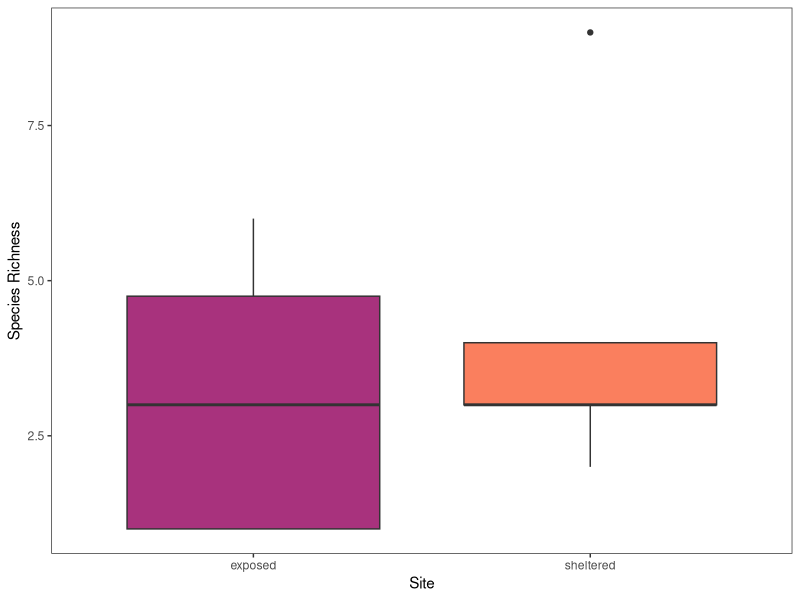
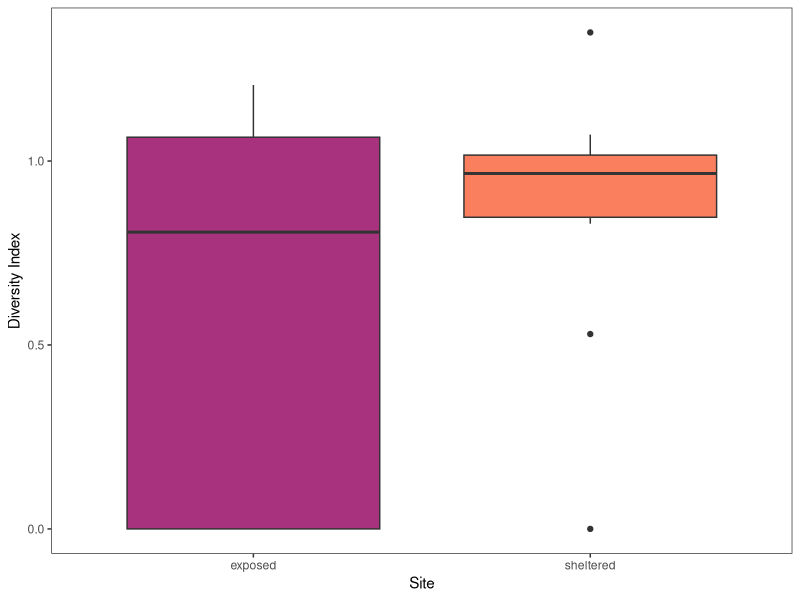
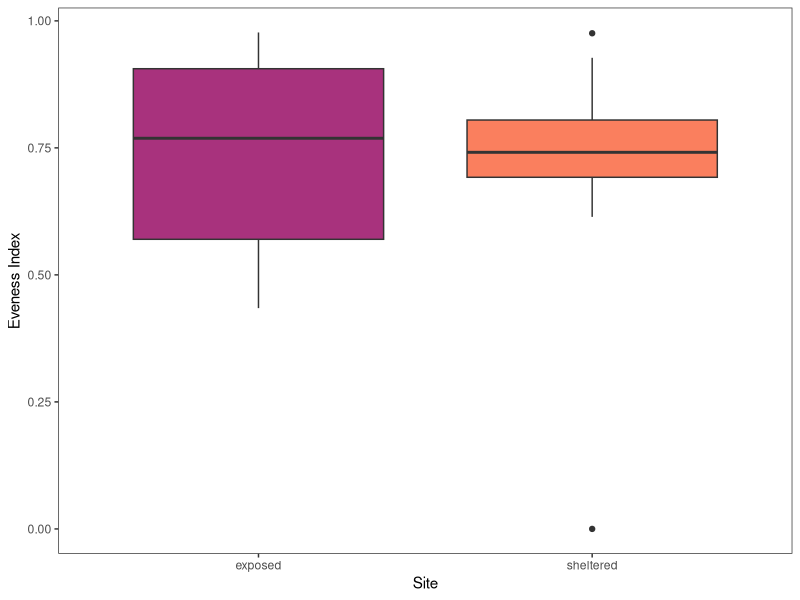
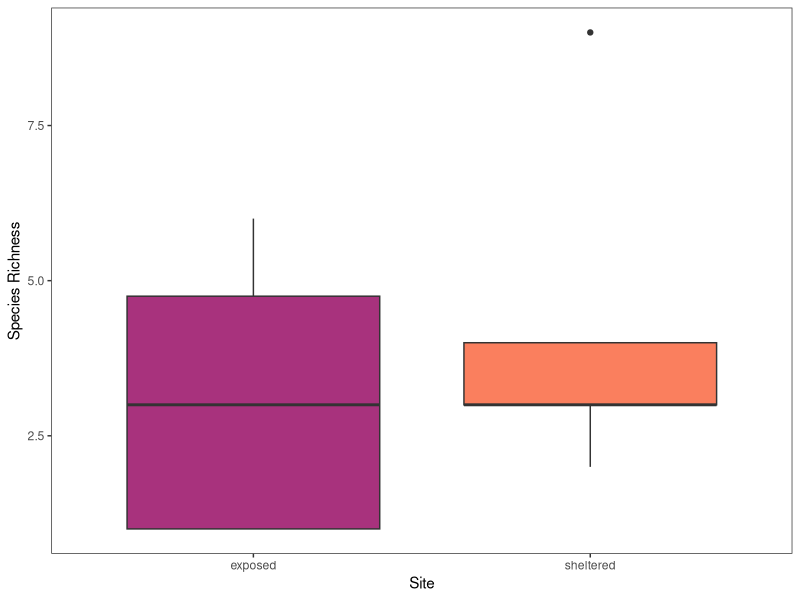

R code for these plots, in order:
## ---- chunk 1
library(vegan)
library(here)
library(scales)
library(viridis)
library(tidyverse)
## ---- chunk 2
data <- read.csv("data-entry-final.csv")

# Manipulating the data

data_analysis <- data %>% 
  select(-c(abiotic_hab, biotic_hab)) %>% 
  mutate(quadrat = as.factor(quadrat)) %>% 
  group_by(vertical_transect, quadrat, species)%>%
  mutate(n_per_quadrat = sum(n)*10) %>%
  mutate(site = ifelse(vertical_transect %in% c(1,2,3), "sheltered", "exposed")) %>% 
  select(-c(n,square)) %>% 
  na.omit %>%
  distinct() %>%
  group_by(vertical_transect, quadrat) %>%
  mutate(pi_quadrat = n_per_quadrat / sum(n_per_quadrat)) %>% 
  mutate(pi_log = log(pi_quadrat)) %>% 
  mutate(pi_times_pi_log = -(pi_quadrat * pi_log)) %>% 
  select(-c(pi_quadrat, pi_log))

# Diversity calculation

shannon_diversity <- data_analysis %>% 
  group_by(vertical_transect, quadrat) %>%
  summarize(sum(pi_times_pi_log, na.rm = FALSE)) %>%
  rename("shannon_div" = "sum(pi_times_pi_log, na.rm = FALSE)") %>%
  mutate(site = ifelse(vertical_transect %in% c(1,2,3), "sheltered", "exposed"))

# Richness calculation

quad_richness <- data %>%
  drop_na(n) %>%
  group_by(vertical_transect,quadrat) %>%
  summarize(richness = length(unique(species))) %>%
  mutate(site = ifelse(vertical_transect %in% c(1,2,3), "sheltered", "exposed"))

# Evenness calculation

shannon_evenness <- shannon_diversity %>% 
  cbind(richness = quad_richness$richness) %>% 
  mutate(H_max = log(richness)) %>% #COLE: google says in r, log is ln??? can I use log then?
  mutate(evenness = shannon_div/H_max)

## ---- chunk 3
richness_plot <- ggplot(data = quad_richness) +
  geom_boxplot(aes(x = site, y = richness, fill = site)) +
  labs(x = "Site", y = "Species Richness")+
  theme_test()+
  theme(legend.position = 'none')+
  scale_fill_manual(values = c('#A8327DFF', '#FA7F5EFF'))

richness_plot # COLE: how to export?
ggsave(here("./images/richness_plot.png"), richness_plot)
## ---- chunk 4
shannon_diversity_plot <- ggplot(data = shannon_diversity) +
  geom_boxplot(aes(x = site, y = shannon_div, fill = site)) +
  labs(x = "Site", y = "Diversity Index")+
  theme_test()+
  theme(legend.position = 'none')+
  scale_fill_manual(values = c('#A8327DFF', '#FA7F5EFF'))

shannon_diversity_plot
## ---- chunk 5
shannon_evenness_plot <- ggplot(data = shannon_evenness) +
  geom_boxplot(aes(x = site, y = evenness, fill = site)) +
  labs(x = "Site", y = "Eveness Index")+
  theme_test()+
  theme(legend.position = 'none')+
  scale_fill_manual(values = c('#A8327DFF', '#FA7F5EFF'))

shannon_evenness_plot
